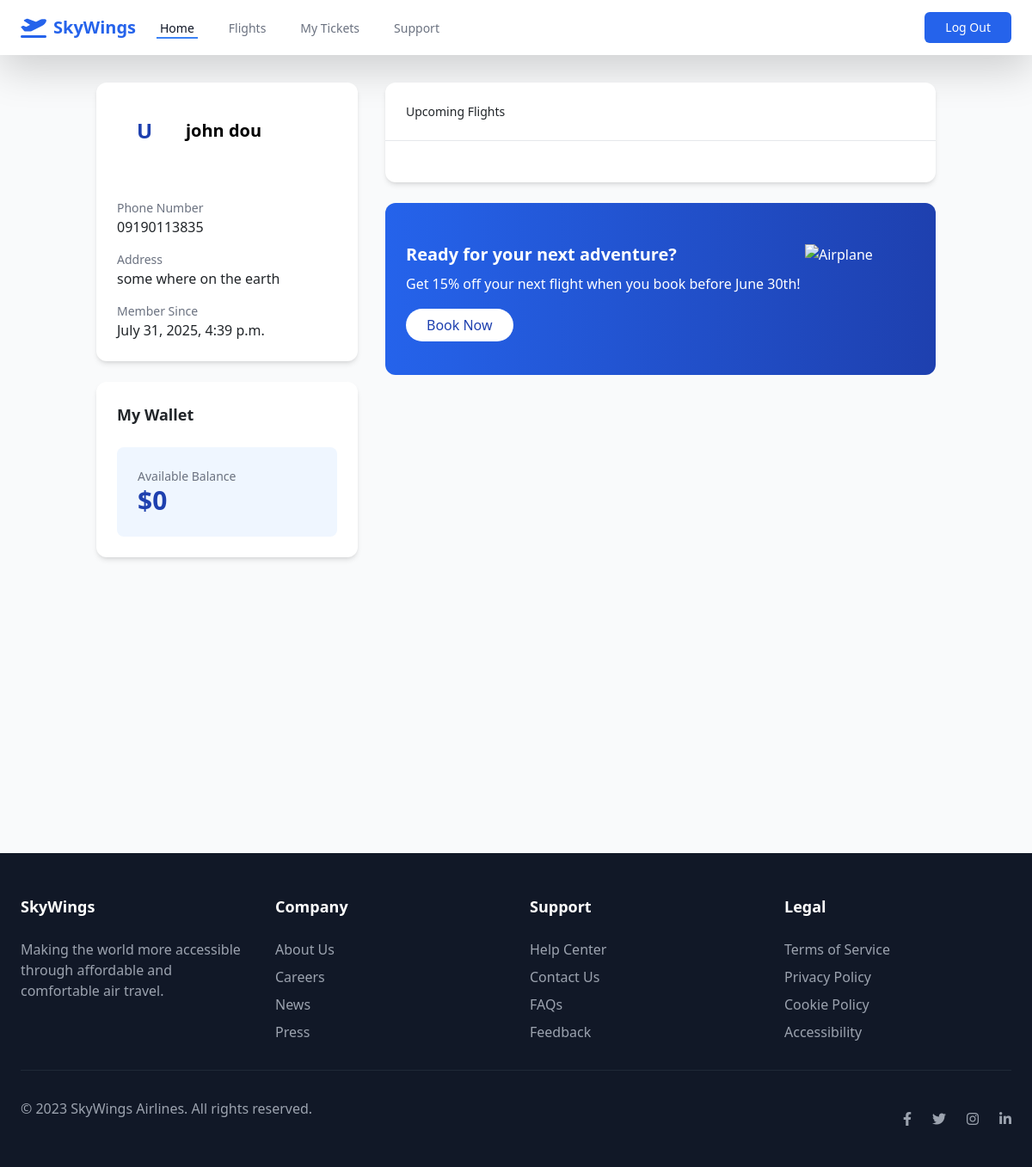
Page /my_tickets/ (signed in) on the earlier database version.
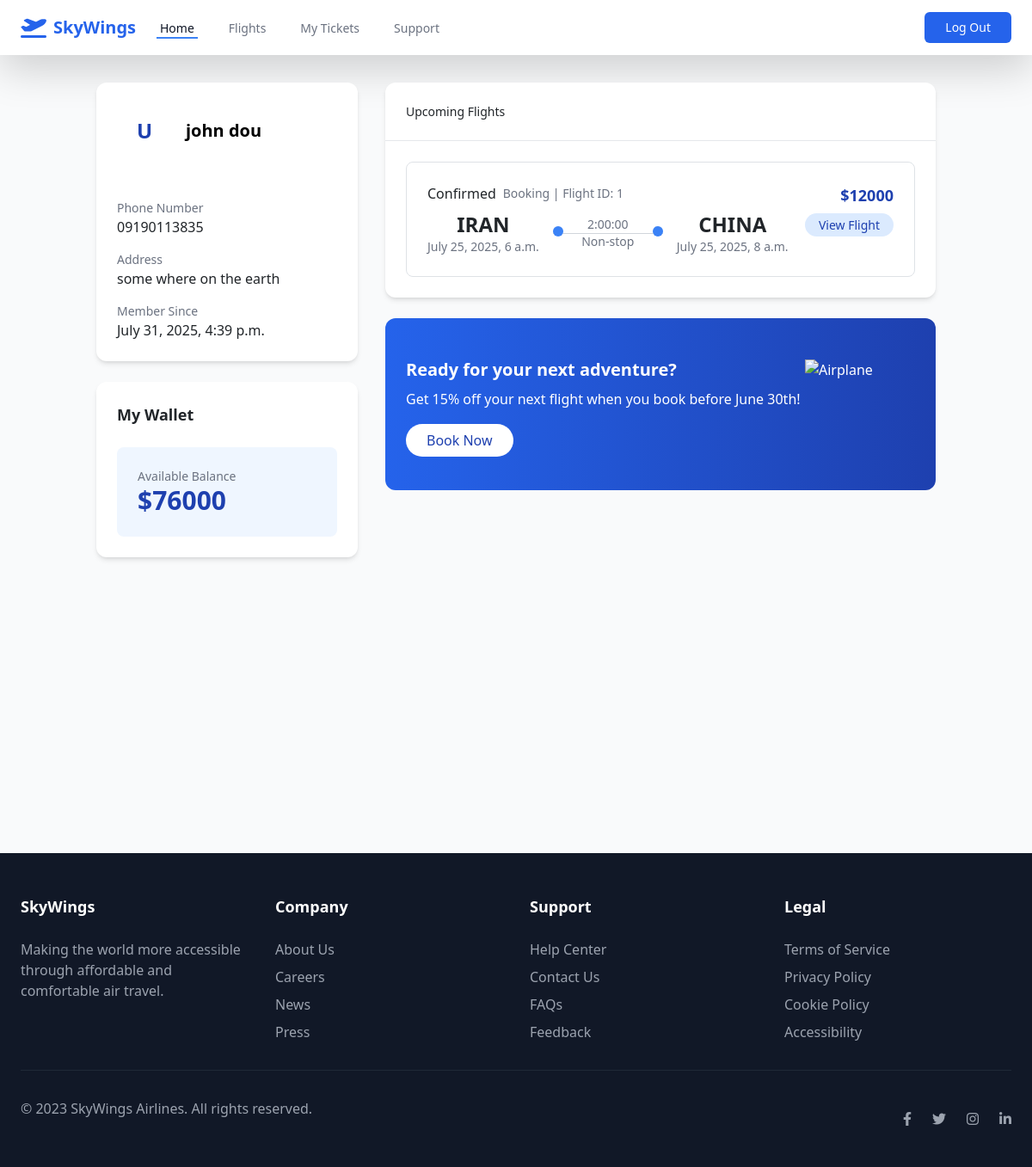
Same page on the later database version.
### accounts/models.py (models this page shows, shortened)
class User(AbstractBaseUser, PermissionsMixin):
    phone_number = models.CharField(max_length=11, unique=True)
    full_name = models.CharField(max_length=255)
    wallet = models.BigIntegerField(default=0)
    address = models.TextField()
    role = models.CharField(max_length=255)
    is_active = models.BooleanField(default=False)
    is_staff = models.BooleanField(default=False)
    is_superuser = models.BooleanField(default=False)
    created = models.DateTimeField(auto_now_add=True)
    updated = models.DateTimeField(auto_now=True)
    USERNAME_FIELD = 'phone_number'
    REQUIRED_FIELDS = ['full_name']
    objects = UserManager()

### flights/models.py (models this page shows, shortened)
class Tickets(models.Model):
    flight_id = models.ForeignKey(Flights, on_delete=models.CASCADE, related_name='flight')
    ticket_owner = models.ForeignKey(User, on_delete=models.CASCADE, related_name='ticket_owner')

class Flights(models.Model):
    flight_id = models.IntegerField(primary_key=True, unique=True)
    departure = models.CharField(max_length=100)
    destination = models.CharField(max_length=100)
    departure_time = models.DateTimeField()
    arrival_time = models.DateTimeField()
    pilot = models.ForeignKey(User, on_delete=models.CASCADE, related_name='pilot')
    flight_capacity = models.IntegerField()
    flight_price = models.BigIntegerField()
    @property
    def flight_time(self):
        return self.arrival_time - self.departure_time

### flights/views.py (the view)
# urls.py: path('my_tickets/', views.my_tickets.as_view(), name='my_tickets'),
class my_tickets(LoginRequiredMixin, View):
    template_name = 'flights/my_tickets.html'
    def get(self, request):
        booked_tickets = Tickets.objects.filter(ticket_owner=request.user)
        return render(request, self.template_name, {'booked_tickets': booked_tickets})

### flights/templates/flights/my_tickets.html (shortened to what the changed rows need)
{% extends 'base.html' %}
{% block content %}
    <div class="container mx-auto px-4 py-8">
        <div class="grid grid-cols-1 lg:grid-cols-3 gap-8">
            <div class="lg:col-span-1">
                <div class="bg-white rounded-xl shadow-md overflow-hidden">
                    <div class="gradient-bg p-6 text-white">
                        <div class="flex items-center space-x-4">
                            <div>
                                <h2 class="text-xl font-bold" style="color: black">{{ request.user.full_name }}</h2>
                            </div>
                        </div>
                    </div>
                    <div class="p-6">
                        <div class="space-y-4">
                            <div>
                                <p class="text-gray-500 text-sm">Phone Number</p>
                                <p class="font-medium">{{ request.user.phone_number }}</p>
                            </div>
                            <div>
                                <p class="text-gray-500 text-sm">Address</p>
                                <p class="font-medium">{{ request.user.address }}</p>
                            </div>
                            <div>
                                <p class="text-gray-500 text-sm">Member Since</p>
                                <p class="font-medium">{{ request.user.created }}</p>
                            </div>
                        </div>
                    </div>
                </div>
                <div class="bg-white rounded-xl shadow-md mt-6 p-6">
                    <div class="bg-blue-50 rounded-lg p-4">
                        <div class="flex items-end justify-between">
                            <p class="text-3xl font-bold text-blue-800">${{ request.user.wallet }}</p>
                        </div>
                    </div>
                </div>
            </div>
            <div class="lg:col-span-2">
                <div class="bg-white rounded-xl shadow-md overflow-hidden">
                    <div class="p-6">
                        <div id="upcoming-content" class="space-y-4">
                            {% for ticket in booked_tickets %}
                            <div class="ticket-card bg-white border border-gray-200 rounded-lg p-4">
                                <div class="flex justify-between items-start">
                                    <div>
                                        <div class="flex items-center space-x-2 mb-2">
                                            <span class="status-badge active">Confirmed</span>
                                            <span class="text-gray-500 text-sm">Booking | Flight ID: {{ ticket.flight_id.flight_id }}</span>
                                        </div>
                                        <div class="flex items-center space-x-4">
                                            <div class="text-center">
                                                <p class="text-2xl font-bold">{{ticket.flight_id.departure}}</p>
                                                <p class="text-gray-500 text-sm">{{ticket.flight_id.departure_time}}</p>
                                            </div>
                                            <div class="text-center">
                                                <p class="text-gray-500 text-sm">{{ticket.flight_id.flight_time}}</p>
                                                <div class="relative w-32">
                                                    <div class="h-px bg-gray-300 w-full absolute top-1/2"></div>
                                                    <div class="absolute -top-2 left-0 w-3 h-3 rounded-full bg-blue-500"></div>
                                                    <div class="absolute -top-2 right-0 w-3 h-3 rounded-full bg-blue-500"></div>
                                                </div>
                                                <p class="text-gray-500 text-sm">Non-stop</p>
                                            </div>
                                            <div class="text-center">
                                                <p class="text-2xl font-bold">{{ticket.flight_id.destination}}</p>
                                                <p class="text-gray-500 text-sm">{{ticket.flight_id.arrival_time}}</p>
                                            </div>
                                        </div>
                                    </div>
                                    <div class="text-right">
                                        <p class="text-lg font-bold text-blue-800">${{ticket.flight_id.flight_price}}</p>
                                        <div class="mt-2 space-x-2">
                                            <a  class="bg-blue-100 hover:bg-blue-200 text-blue-800 py-1 px-3 rounded-full text-sm" href={% url 'flights:flight_detail' ticket.flight_id.flight_id %}>
                                                View Flight
                                        </div>
                                    </div>
                                </div>
                            </div>
                            {% endfor %}
                        </div>
                    </div>
                </div>
            </div>
        </div>
    </div>
    <br/><br/><br/><br/><br/><br/><br/><br/><br/><br/><br/><br/><br/>
{% endblock %}

Differences in the rows shown:
changed User "john dou": user.wallet "0" → "76000"
added Tickets: flight_id.flight_id "1", flight_id.departure "IRAN", flight_id.departure_time "July 25, 2025, 6 a.m.", flight_id.flight_time "2:00:00", flight_id.destination "CHINA", flight_id.arrival_time "July 25, 2025, 8 a.m.", flight_id.flight_price "12000"
